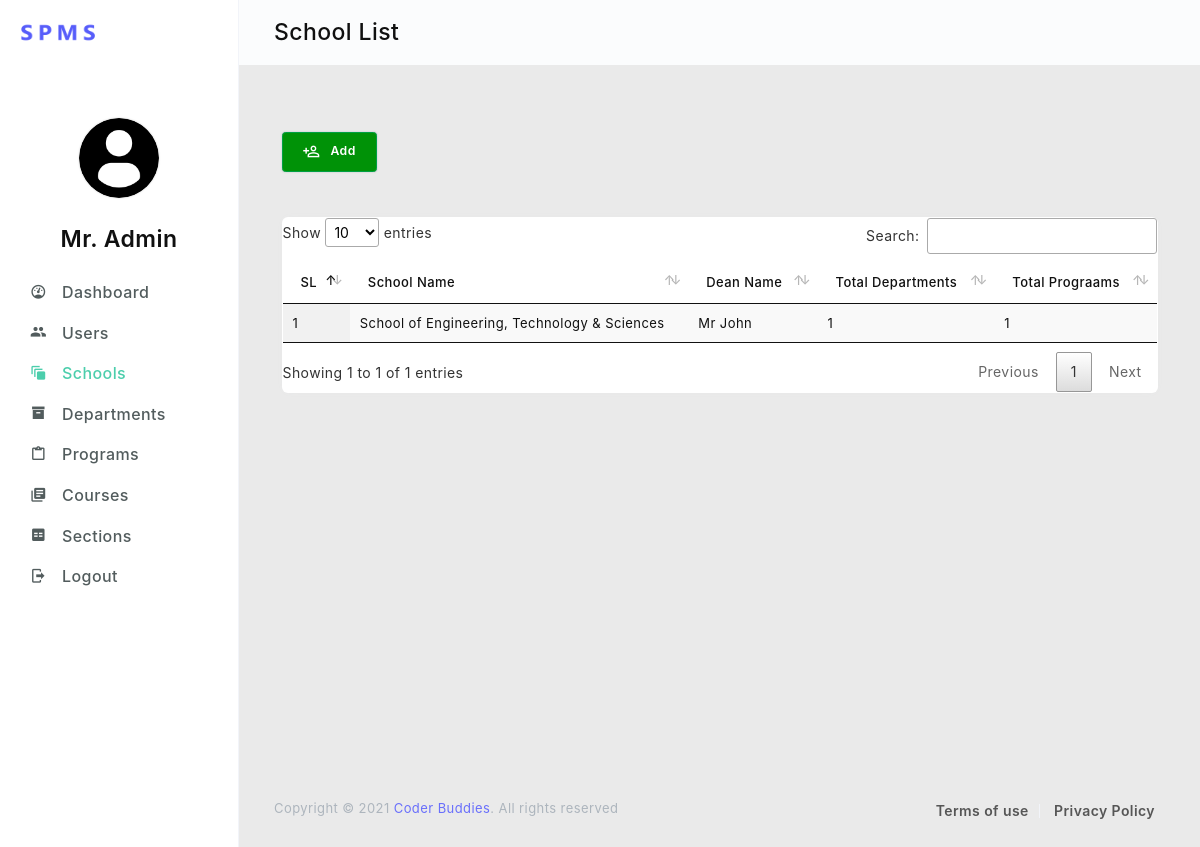
The page /admin/schools-list.php (signed in) on the database as committed earlier.
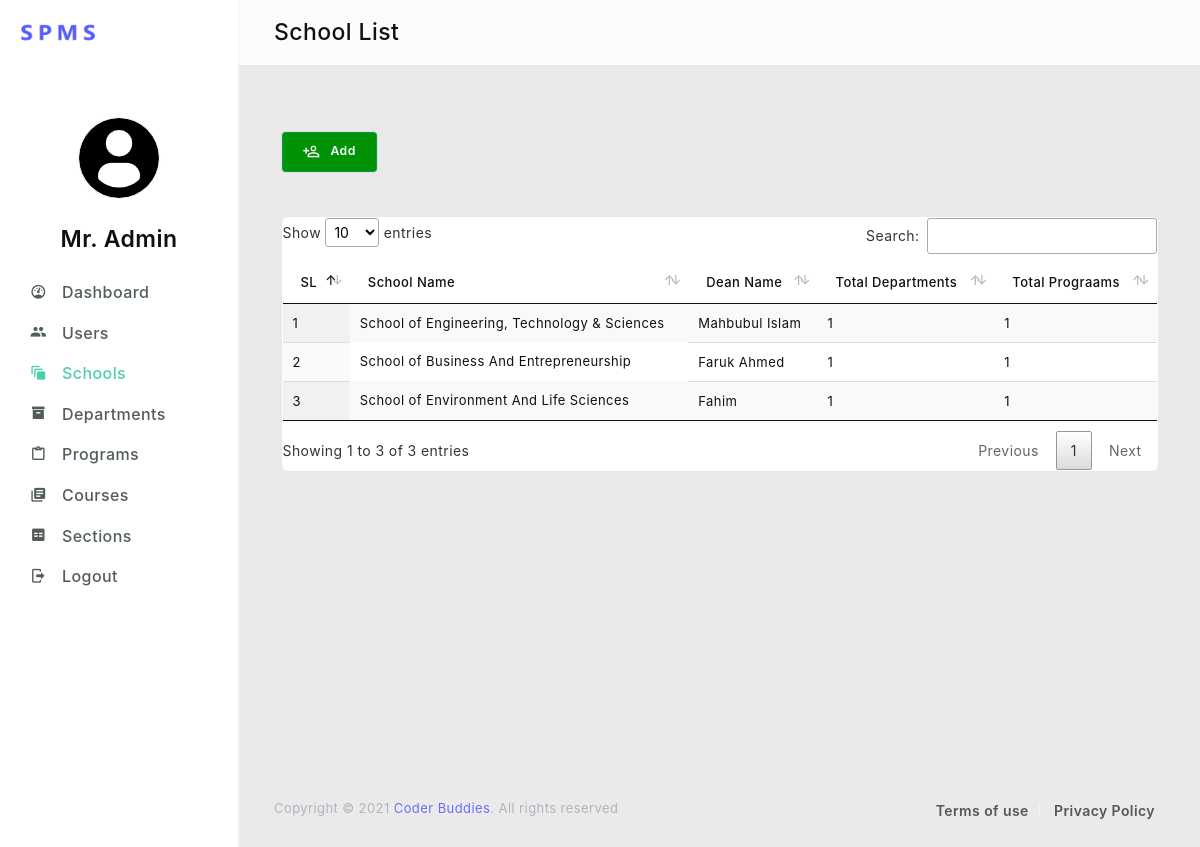
The same page on the database as committed later.
### tables this page shows
CREATE TABLE `school` (
  `id` int(11) NOT NULL,
  `name` varchar(255) NOT NULL,
  `dean` varchar(255) DEFAULT NULL,
  `dean_id` int(11) DEFAULT NULL,
  `university_id` varchar(10) NOT NULL
);

### php/school.php (called while the page is built)
<?php
    include 'mysql.php';
    if ($_SERVER['REQUEST_METHOD'] == 'POST' && isset($_POST['name'])) {
        $name = $_POST['name'];
        $dean = $_POST['dean'];
        $uni = $_SESSION['uni'];
        $query = "INSERT INTO school (name, university_id, dean) VALUES ('$name', '$uni', '$dean')";
        $conn->query($query);
        header("Location: schools-list.php");
   }else{
        $query = "SELECT school.id, school.name, school.dean, COUNT(DISTINCT(department.id)) as department, COUNT(DISTINCT(program.id)) as program FROM school LEFT JOIN (department LEFT JOIN program ON department.id = program.department_id) ON school.id = school_id GROUP BY school.id";
        $schools = $conn->query($query);
   }
?>

### admin/schools-list.php (the view, shortened to what the changed rows need)
<?php
  include '../php/school.php';
?>
<!DOCTYPE html>
<html lang="en">
  <head>
    <link rel="stylesheet" href="../assets/vendors/iconfonts/mdi/css/materialdesignicons.css">
    <link rel="stylesheet" href="../assets/vendors/css/vendor.addons.css">
    <link rel="stylesheet" href="../assets/vendors/datatables/jquery.dataTables.css">
    <link rel="stylesheet" href="../assets/css/shared/style.css">
    <link rel="stylesheet" href="../assets/css/demo_1/style.css">
  </head>
  <body class="header-fixed">
    <div class="page-body">
      <div class="page-content-wrapper">
        <div class="page-content-wrapper-inner">
          <div class="content-viewport">
            <div class="col-lg-12">
              <div class="grid">
                <div class="item-wrapper">
                  <div class="table-responsive">
                    <table class="table display" id="user-table">
                      <thead>
                        <tr>
                          <th>SL</th>
                          <th>School Name</th>
                          <th>Dean Name</th>
                          <th>Total Departments</th>
                          <th>Total Prograams</th>
                        </tr>
                      </thead>
                      <tbody>
                        <?php
                          foreach($schools as $school){
                            echo "
                            <tr>
                              <td>".$school['id']."</td>
                              <td class='d-flex align-items-center border-top-0'>
                                <span>".$school['name']."</span>
                              </td>
                              <td>".$school['dean']."</td>
                              <td>".$school['department']."</td>
                              <td>".$school['program']."</td>
                          </tr>
                            ";
                          }
                        ?>
                      </tbody>
                    </table>
                  </div>
                </div>
              </div>
            </div>
          </div>
        </div>
      </div>
    </div>
  </body>
</html>

Rows that differ between the two databases and show on the page:
changed school "School of Engineering, Technology & Sciences": dean "Mr John" → "Mahbubul Islam"
added school: id "2", name "School of Business And Entrepreneurship", dean "Faruk Ahmed", department "1", program "1"
added school: id "3", name "School of Environment And Life Sciences", dean "Fahim", department "1", program "1"
Other text that changed with them:
text written by a page script: "Show entries Search: Showing 1 to 1 of 1 entries Previous 1 Next" → "Show entries Search: Showing 1 to 3 of 3 entries Previous 1 Next"
